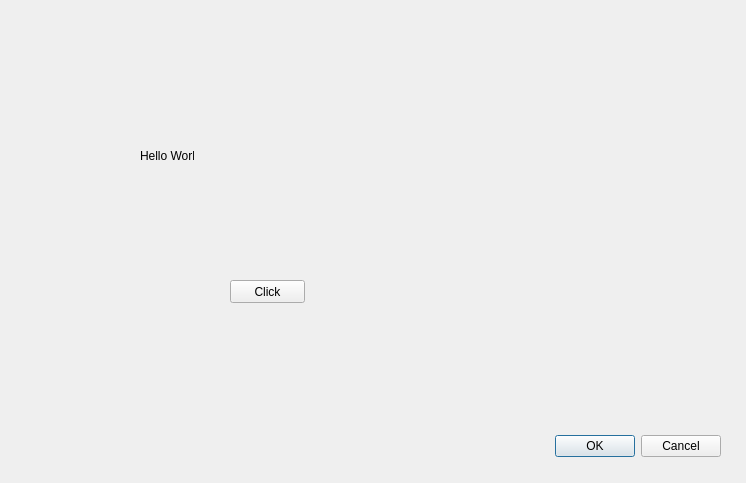
<?xml version="1.0" encoding="UTF-8"?>
<ui version="4.0">
 <class>Dialog</class>
 <widget class="QDialog" name="Dialog">
  <property name="geometry">
   <rect>
    <x>0</x>
    <y>0</y>
    <width>746</width>
    <height>483</height>
   </rect>
  </property>
  <property name="windowTitle">
   <string>Dialog</string>
  </property>
  <widget class="QDialogButtonBox" name="buttonBox">
   <property name="geometry">
    <rect>
     <x>380</x>
     <y>430</y>
     <width>341</width>
     <height>32</height>
    </rect>
   </property>
   <property name="orientation">
    <enum>Qt::Horizontal</enum>
   </property>
   <property name="standardButtons">
    <set>QDialogButtonBox::Cancel|QDialogButtonBox::Ok</set>
   </property>
  </widget>
  <widget class="QLabel" name="label">
   <property name="geometry">
    <rect>
     <x>140</x>
     <y>150</y>
     <width>54</width>
     <height>12</height>
    </rect>
   </property>
   <property name="text">
    <string>Hello World</string>
   </property>
  </widget>
  <widget class="QPushButton" name="pushButton">
   <property name="geometry">
    <rect>
     <x>230</x>
     <y>280</y>
     <width>75</width>
     <height>23</height>
    </rect>
   </property>
   <property name="text">
    <string>Click</string>
   </property>
  </widget>
 </widget>
 <resources/>
 <connections>
  <connection>
   <sender>buttonBox</sender>
   <signal>accepted()</signal>
   <receiver>Dialog</receiver>
   <slot>accept()</slot>
   <hints>
    <hint type="sourcelabel">
     <x>248</x>
     <y>254</y>
    </hint>
    <hint type="destinationlabel">
     <x>157</x>
     <y>274</y>
    </hint>
   </hints>
  </connection>
  <connection>
   <sender>buttonBox</sender>
   <signal>rejected()</signal>
   <receiver>Dialog</receiver>
   <slot>reject()</slot>
   <hints>
    <hint type="sourcelabel">
     <x>316</x>
     <y>260</y>
    </hint>
    <hint type="destinationlabel">
     <x>286</x>
     <y>274</y>
    </hint>
   </hints>
  </connection>
 </connections>
</ui>
